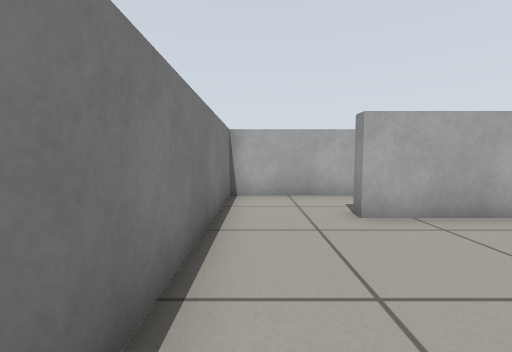
view 1 (above)

20 first-person views from a walk through a robot-simulator world made for Gazebo. The camera is 0.57 m above the floor, tilts 4° down and sees 90° across. The floor is counted in squares, 0.5 m on a side. Each view is taken from the middle of a square. On the plan, view 1 faces up. The plan holds only what a view shows up to about 12 squares ahead; the rest is blank.

view 2
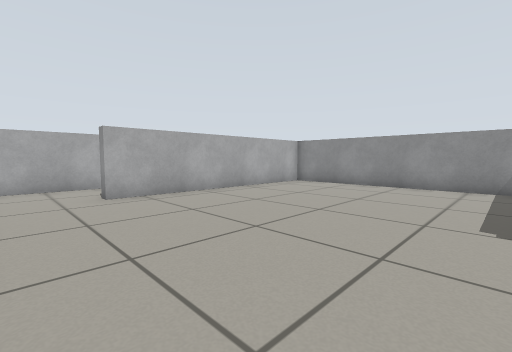

view 3
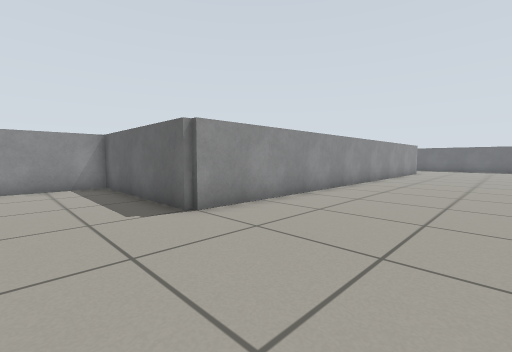

view 4
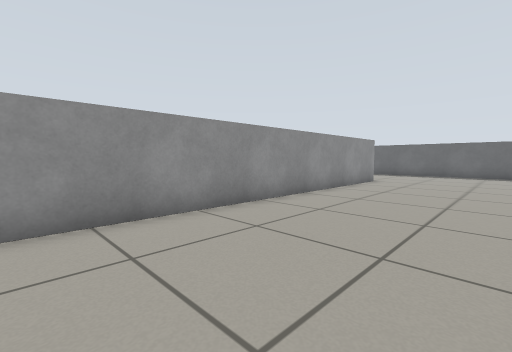

view 5
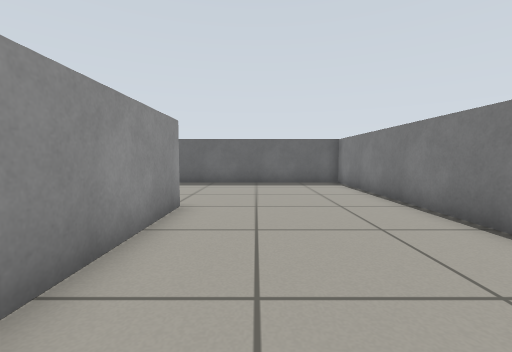

view 6
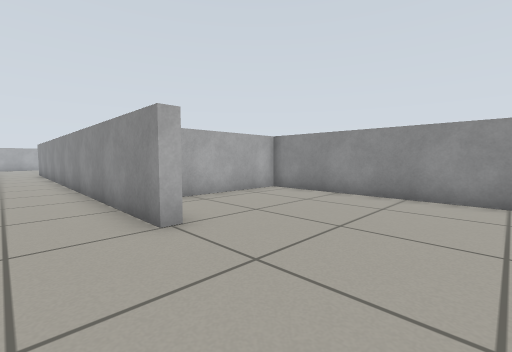

view 7
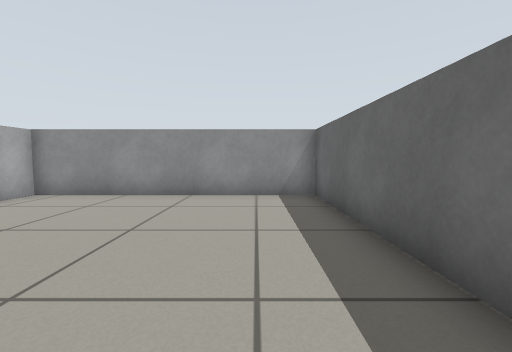

view 8
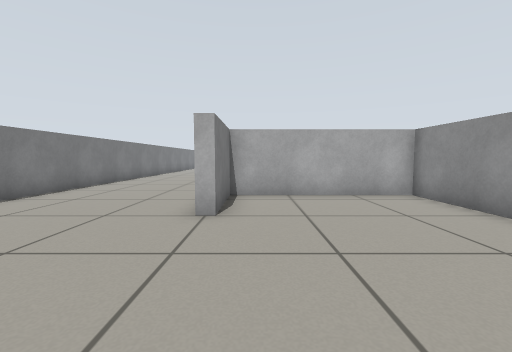

view 9
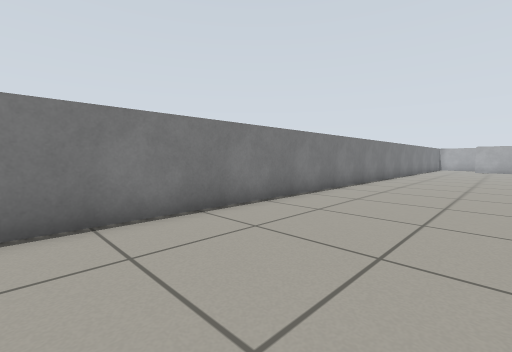

view 10
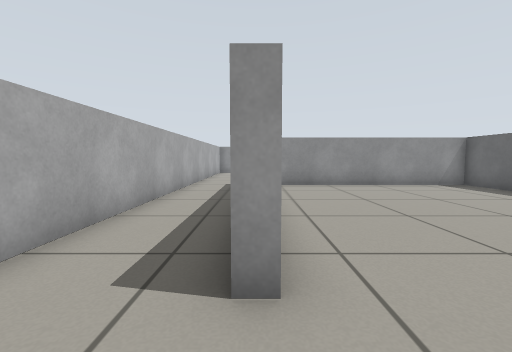

view 11
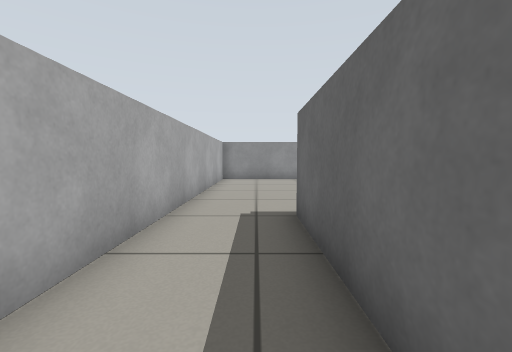

view 12
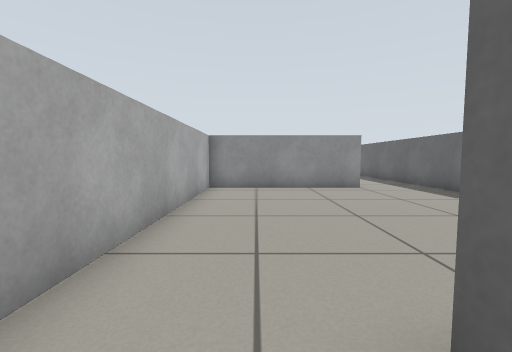

view 13
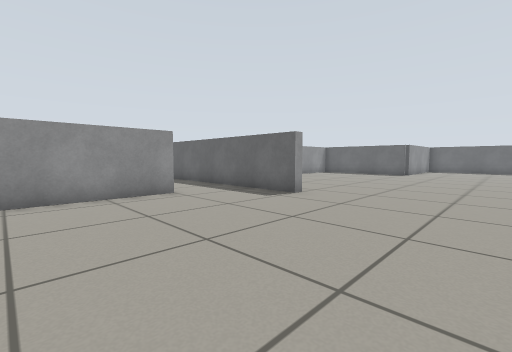

view 14
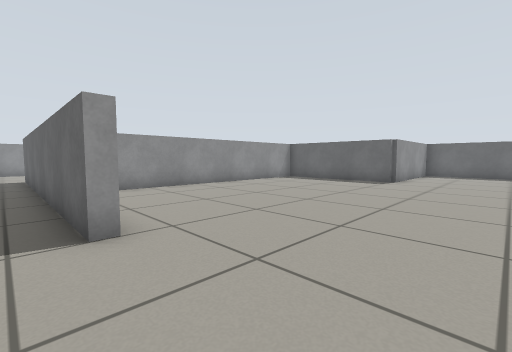

view 15
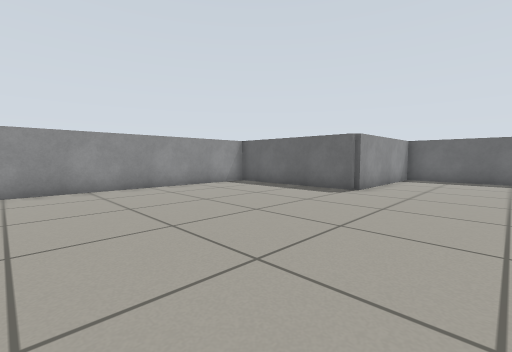

view 16
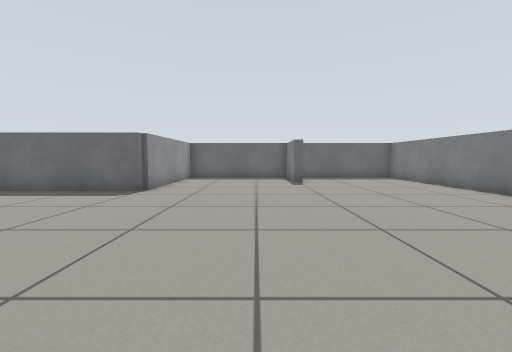

view 17
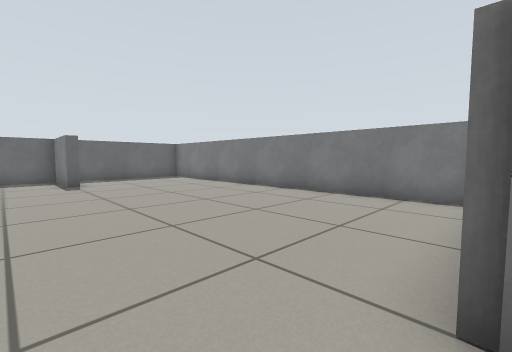

view 18
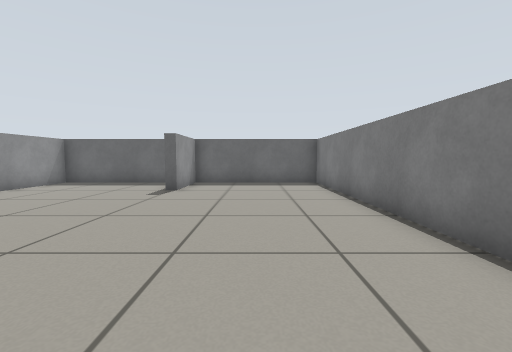

view 19
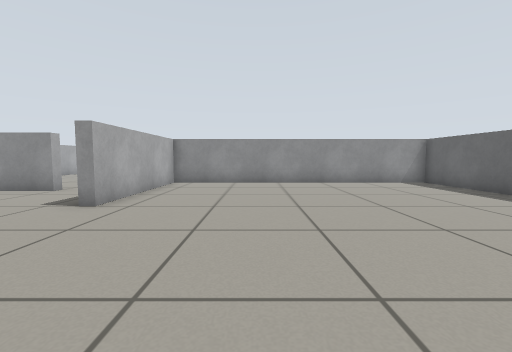

view 20
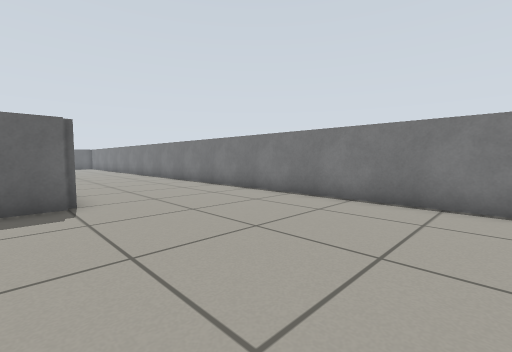

### Floor plan
Points are (right, up) in squares from view 1. A wall is a line through its corners. A room is listed if a view was taken in it or the views show most of it. See-through windows are left out.
Room 1 (views 1, 2, 3, 4, 5, 6, 7, 8, 9, 20)
walls: (-0.8, -8.8) (-0.8, -27.8) (10.8, -27.8) (10.8, -19.2) (5.2, -19.2) (5.2, -22) (4.8, -22) (4.8, -3.8) (10.8, -3.8) (10.8, 4); (-0.8, 4.5) (-0.8, -7.2); (9.2, 4.8) (2, 4.8)
ways out: opening at (0.5, 5) to room 2
Room 2 (views 10, 11, 12, 13, 14, 15, 16, 17, 18, 19)
walls: (5.2, -4.8) (5.2, -18.8) (10.8, -18.8) (10.8, -16) (11.2, -16) (11.2, -18.8) (16.8, -18.8) (16.8, -12.8) (22.8, -12.8) (22.8, -1.2) (17, -1.2) (17, -0.8) (18.5, -0.8); (19.8, 2) (19.8, 7.8) (-0.8, 7.8) (-0.8, 4.5); (6.8, 5.2) (11, 5.2); (2, 4.8) (2, 5.2)
ways out: opening at (0.5, 5) to room 1; opening at (19.3, 1)

Positions as (right, up) in squares from view 1, and headings:
1: (0, 0), facing up
2: (0, -3), facing up-right
3: (0, -1), facing down-right
4: (0, -9), facing down-right
5: (3, -16), facing down
6: (3, -26), facing up-right
7: (3, -26), facing right
8: (6, -27), facing up
9: (4, -21), facing up-left
10: (0, 5), facing right
11: (6, 6), facing right
12: (10, 6), facing right
13: (12, 6), facing down-right
14: (13, 0), facing down-right
15: (13, -4), facing down-right
16: (13, -4), facing down
17: (13, -4), facing down-left
18: (8, -7), facing down
19: (11, -5), facing right
20: (6, 3), facing down-left
